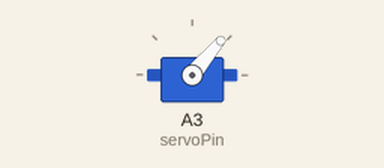
The sketch below on a simulated Arduino Uno, built with avr-gcc and run on an emulated ATmega328P. Parts: servo. Wiring (inferred from the names in the program): servo: signal A3. Servo pulses on a pin are drawn as a servo (544–2400 µs = 0–180°).

Above: at 0.05 s.
At 0.7 s:
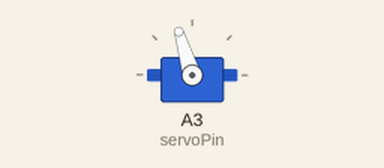
At 1.4 s:
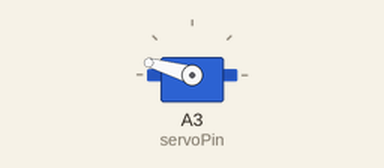
At 2.75 s:
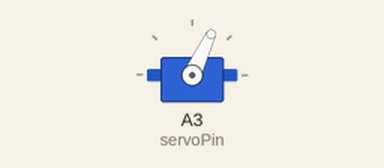
Timing chart, 0 to 6.7 s (numbered marks = the images above):
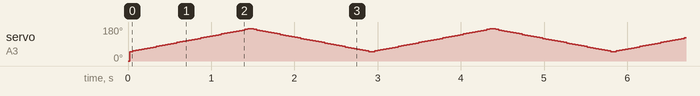

The sketch:

ServoCTRL.ino
```cpp
#define servoPin A3
int pos;
int pulsewidth;

void setup() {
  pinMode(servoPin, OUTPUT);
  procedure(0);
}

void loop() {
  for (pos = 50; pos <= 170; pos += 3) {
    procedure(pos);
    delay(15);
  }
  for (pos = 170; pos >= 50; pos -= 3) {
    procedure(pos);
    delay(15);
  }
}

void procedure(int myangle) {
  pulsewidth = myangle * 11 + 500;
  digitalWrite(servoPin,HIGH);
  delayMicroseconds(pulsewidth);
  digitalWrite(servoPin,LOW);
  delay((20 - pulsewidth / 1000));
}
```
